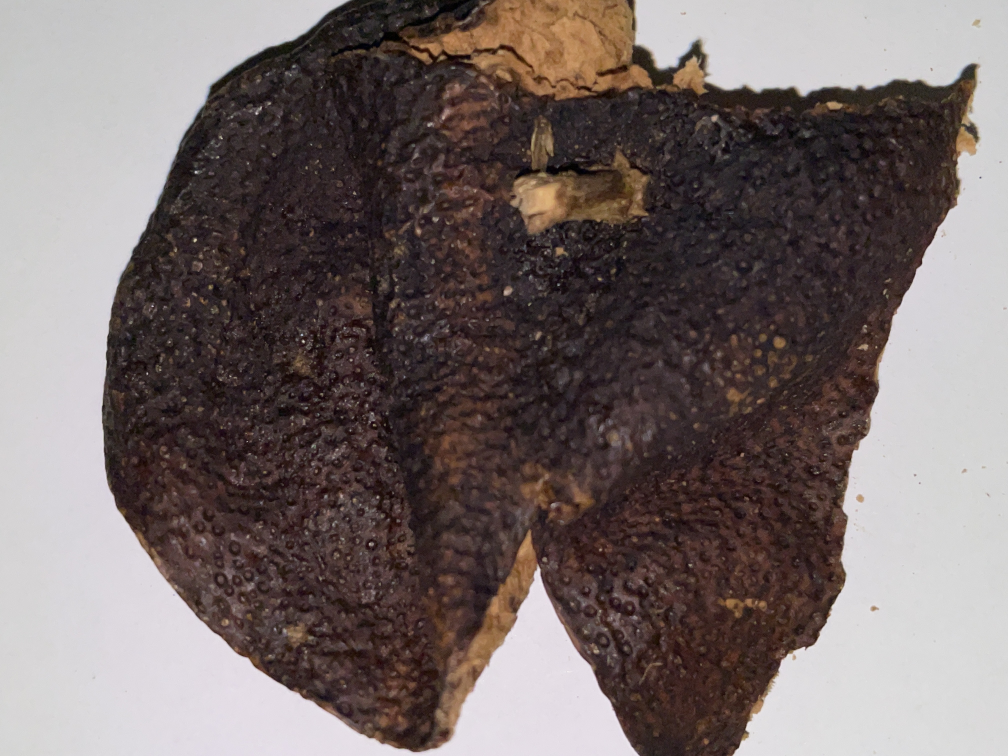
#> input picture deep learning/data_orange_peels/10/IMG_6317.JPG, 4032 x 3024 px (shown at 1/4 size); its folder holds only this picture in this run
$ jupyter execute contrast.ipynb
#> lines starting #> are read from the running program, lines starting #| are printed output that depends on the picture
[cell 1]
from orange_peels import Constants as c
import cv2
import matplotlib.pyplot as plt
from PIL import Image, ImageEnhance, ImageOps
import numpy as np
import os
import time

[cell 2]
IMG_CONTRAST_LOW = 0.5
IMG_CONTRAST_HIGH = 1.5
PATH_IN = "data_orange_peels"
PATH_OUT_LOW = "data_orange_peels_contrast_0.5"
PATH_OUT_HIGH = "data_orange_peels_contrast_1.5"

[cell 3]
start = time.time()

try: os.stat(PATH_OUT_LOW)
except: os.mkdir(PATH_OUT_LOW)

try: os.stat(PATH_OUT_HIGH)
except: os.mkdir(PATH_OUT_HIGH)

for dir in os.listdir(PATH_IN):
    for file in os.listdir(os.path.join(PATH_IN, dir)):
        if file.startswith("IMG"):
            # read in image file
            image = Image.open(os.path.join(PATH_IN, dir, file))
#> image is the input picture: PIL image 4032x3024 RGB; mean R, G, B 118.1, 106.8, 105.5
            image_low = ImageEnhance.Contrast(image).enhance(IMG_CONTRAST_LOW)
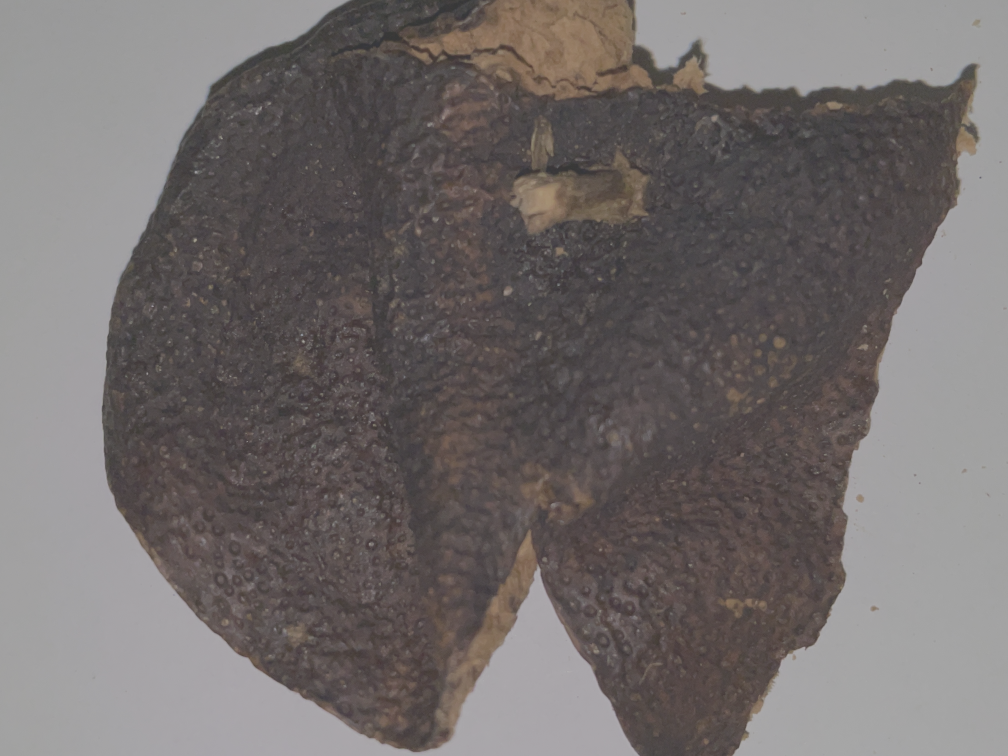
#> image_low: PIL image 4032x3024 RGB (shown at 1/4 size); mean R, G, B 113.8, 108.1, 107.5
            image_high = ImageEnhance.Contrast(image).enhance(IMG_CONTRAST_HIGH)
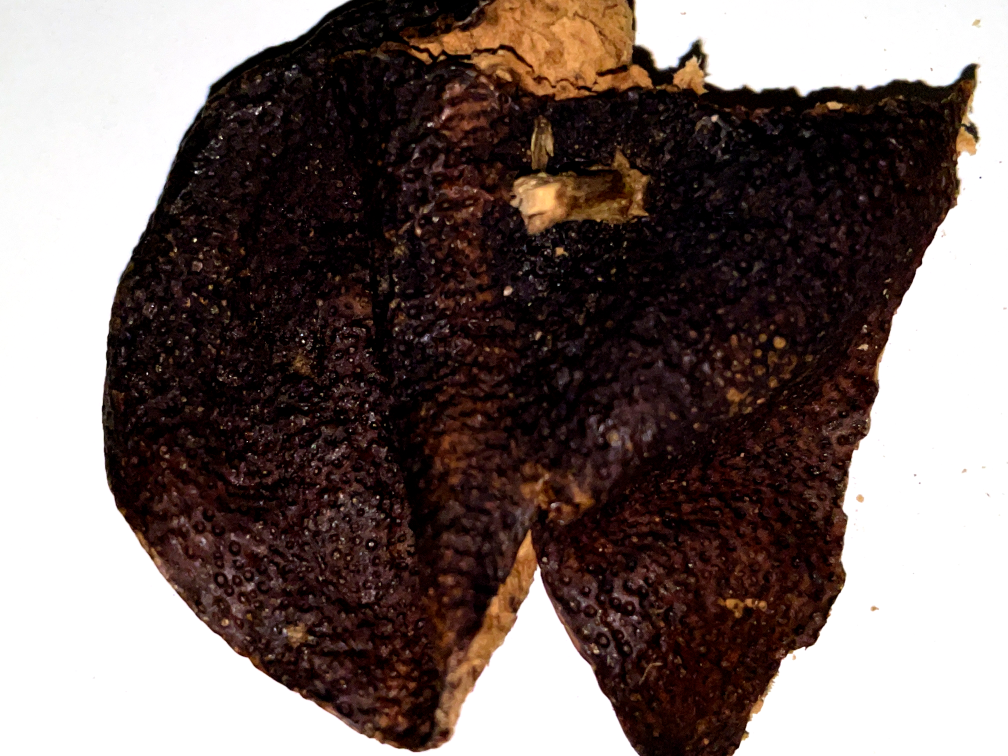
#> image_high: PIL image 4032x3024 RGB (shown at 1/4 size); mean R, G, B 118.2, 105, 101.9

            # save image
            try: os.stat(os.path.join(PATH_OUT_LOW, dir))
            except: os.mkdir(os.path.join(PATH_OUT_LOW, dir))

            try: os.stat(os.path.join(PATH_OUT_HIGH, dir))
            except: os.mkdir(os.path.join(PATH_OUT_HIGH, dir))

            image_low.save(os.path.join(PATH_OUT_LOW, dir, file))
            image_high.save(os.path.join(PATH_OUT_HIGH, dir, file))
#> pass 2 of the loop `for dir in os.listdir(PATH_IN):`:
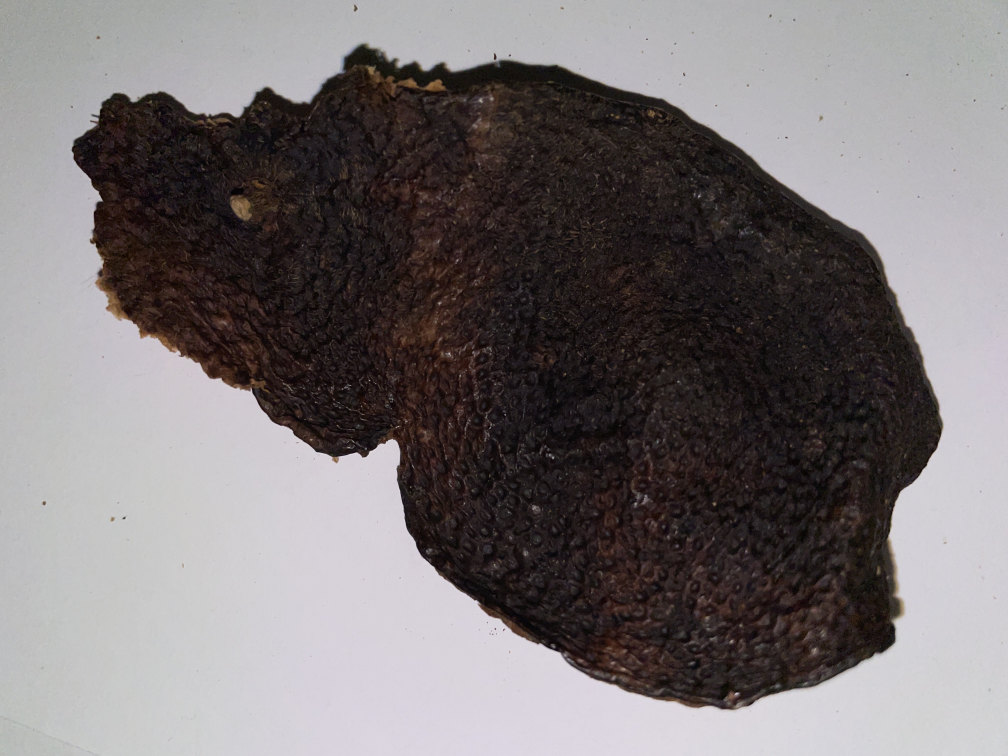
#> input picture deep learning/data_orange_peels/15/IMG_6465.JPG, 4032 x 3024 px (shown at 1/4 size)
#> image is the input picture: PIL image 4032x3024 RGB; mean R, G, B 120.9, 115.3, 116.6
#> `image_low = ImageEnhance.Contrast(image).enhance(IMG_CONTRAST_LOW)`:
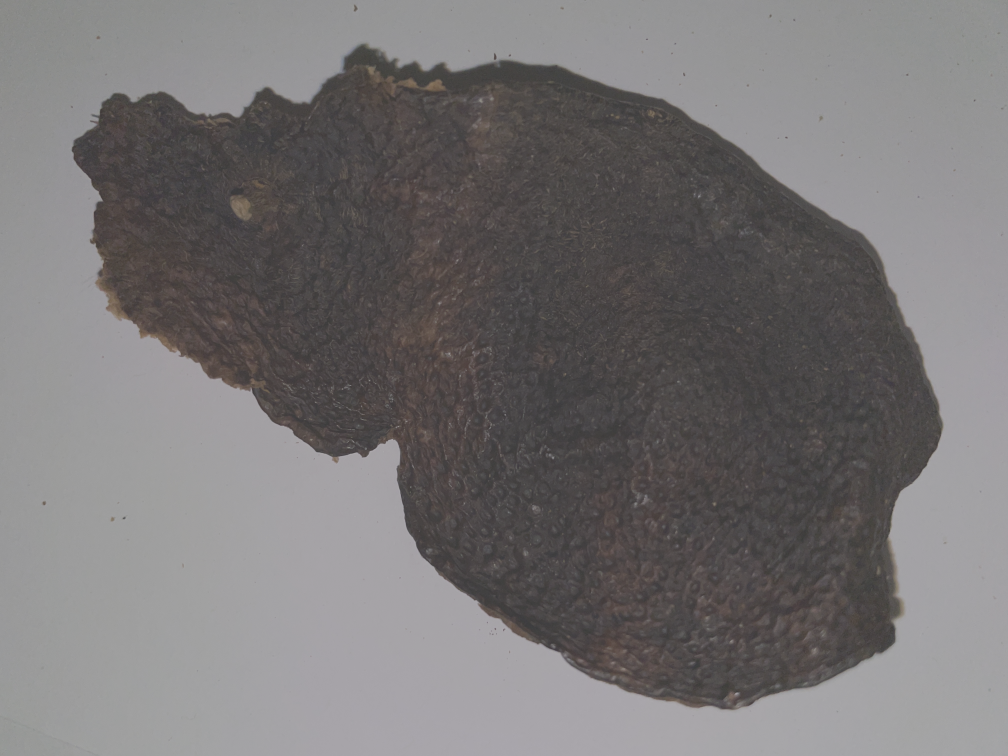
#> image_low: PIL image 4032x3024 RGB (shown at 1/4 size); mean R, G, B 118.7, 115.9, 116.5
#> `image_high = ImageEnhance.Contrast(image).enhance(IMG_CONTRAST_HIGH)`:
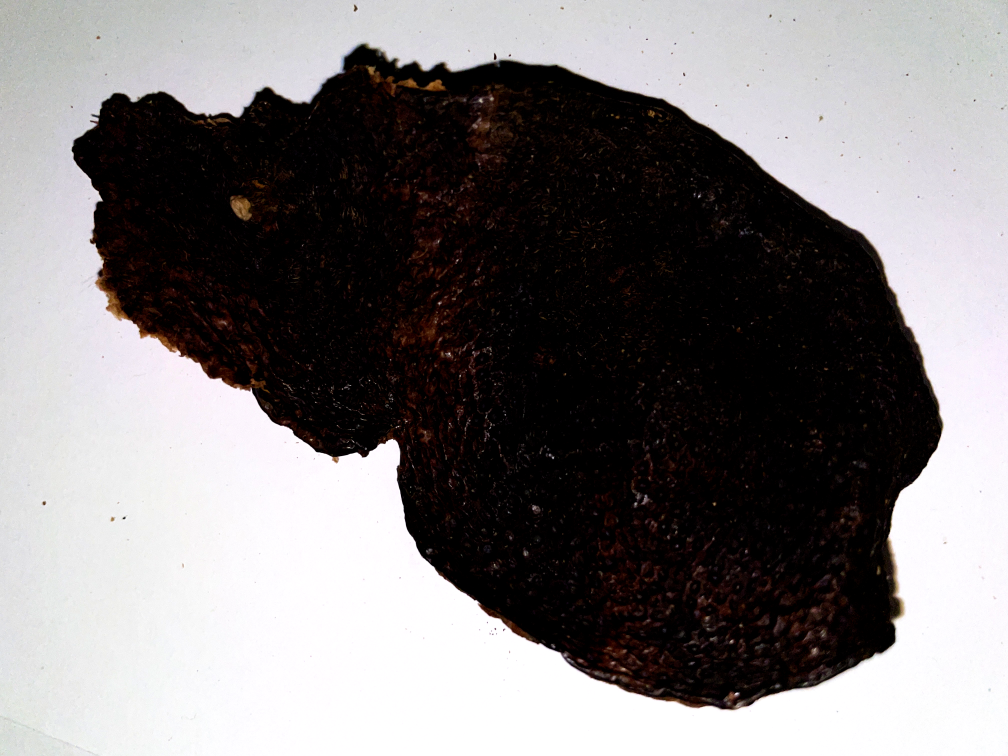
#> image_high: PIL image 4032x3024 RGB (shown at 1/4 size); mean R, G, B 126.7, 123.4, 124.3

print(f"{time.time() - start} seconds")

[cell 4]
num = 0
for dir in os.listdir(PATH_IN):
    num += len([f for f in os.listdir(os.path.join(PATH_IN, dir)) if f.startswith("IMG")])
#> pass 2 of the loop `for dir in os.listdir(PATH_IN):`:
print(num)

[cell 5]
print("Original:", sum([len([ff for ff in f if ff.startswith("IMG")]) for _, _, f in os.walk(PATH_IN)]))
print("Contrast Low:", sum([len([ff for ff in f if ff.startswith("IMG")]) for _, _, f in os.walk(PATH_OUT_LOW)]))
print("Contrast High:", sum([len([ff for ff in f if ff.startswith("IMG")]) for _, _, f in os.walk(PATH_OUT_HIGH)]))

[cell 6]
# equalize image
image = ImageOps.equalize(ImageOps.grayscale(image))
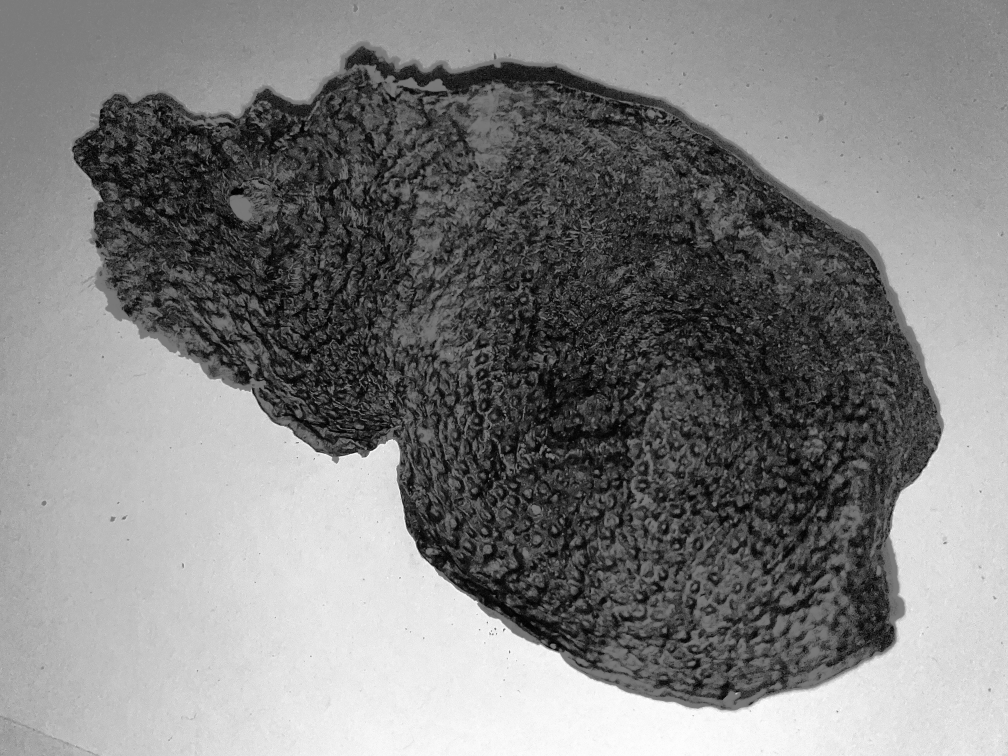
#> image: PIL image 4032x3024 L (shown at 1/4 size); min 0, max 255, mean 126.2
plt.imshow(image, cmap="gray")
